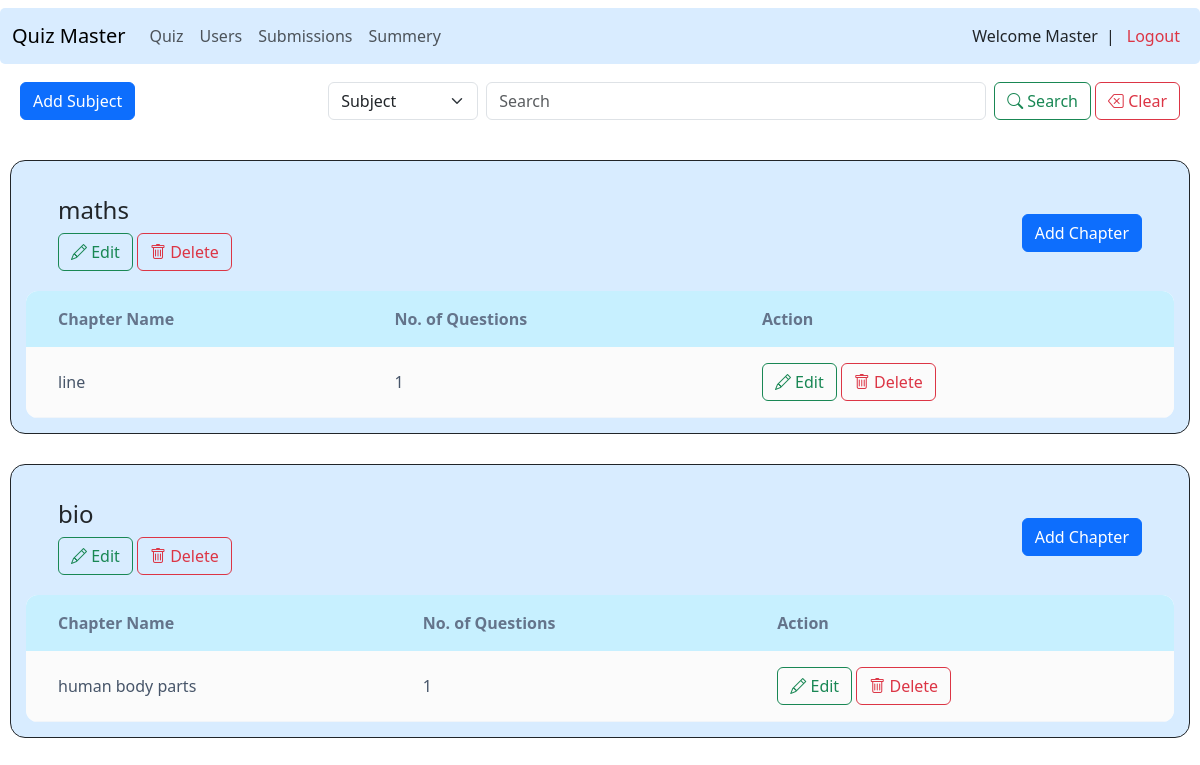
The app's page /master (signed in) with its own data.
### models.py (models this page shows)
class Subject(db.Model):
    __tablename__ = 'subject'
    id = db.Column(db.Integer, primary_key=True)
    name = db.Column(db.String(80), unique=True, nullable=False)
    discription = db.Column(db.String(120), nullable=False)
    chapters = db.relationship('Chapter', backref='subject', lazy=True, cascade="all, delete-orphan")

class Chapter(db.Model):
    __tablename__ = 'chapter'
    id = db.Column(db.Integer, primary_key=True)
    name = db.Column(db.String(80), unique=True, nullable=False)
    discription = db.Column(db.String(120), nullable=False)
    subject_id = db.Column(db.Integer, db.ForeignKey('subject.id'))
    questions = db.relationship('Question', backref='chapter', lazy=True , cascade="all, delete-orphan")
    quizzes = db.relationship('Quiz', backref='chapter', lazy=True , cascade="all, delete-orphan")

### routes.py (the view, shortened to what this page needs)
@app.route('/master')
@master_required
def master():
    user=User.query.get(session['user_id'])
    subjects= Subject.query.all()
    parameter = request.args.get('parameter')
    query = request.args.get('query')
    parameters = {'subject':'Subject', 'chapter':'Chapter'}
    return render_template('masterdashboard.html', user=user, subjects=subjects, parameters=parameters)

### routes.py (called while the page is built)
def master_required(f):
    @wraps(f)
    def decorated_function(*args, **kwargs):
        if 'user_id' not in session:
            return redirect(url_for('login'))
        user = User.query.get(session['user_id'])
        if not user.is_master:
            return redirect(url_for('user'))
        return f(*args, **kwargs)
    return decorated_function

### templates/masterdashboard.html (shortened to what this page needs)
{% extends "layout.html" %}
{% block content %}
    <div class="headbar-1">
        <div class="addsubject-1">
            <a href="{{url_for('addsubject')}}" class="btn btn-primary">Add Subject</a>
        </div>
        <div class="search ms-4">
            <form class="d-flex" role="search">
                <select name="parameter" id="parameter" class="form-select me-2">
                    {% for param in parameters %}
                    {% if param==parameter %}
                        <option value="{{param}}" selected>{{parameters[param]}}</option>
                    {% else %}
                        <option value="{{param}}">{{parameters[param]}}</option>
                    {% endif %}
                    {% endfor %}
                </select>
                <input id="query" name="query"class="form-control me-2" type="search" placeholder="Search" aria-label="Search" value="{{query}}">
                <button class="btn btn-outline-success" type="submit"><i class='bi bi-search'></i> Search</button>
                <button class="btn btn-outline-danger ms-1" onclick="clearSearch()"><i class='bi bi-backspace'></i> Clear</button>
            </form>
        </div>
    </div>
    {% for subject in subjects %}
    <div class="subject-card">
        <div class="card-header">
            <div class="subject">
                <h4>{{subject.name}}</h4>
                <div class="action">
                    <a href="{{url_for('editsubject', id=subject.id)}} " class="btn btn-outline-success">
                        <i class="bi bi-pencil"></i> Edit
                    </a>
                    <a href="{{url_for('deletesubject', id=subject.id)}} " class="btn btn-outline-danger">
                        <i class="bi bi-trash"></i> Delete
                    </a>
                </div>
            </div>
            <div>
                <a href="{{url_for('addchapter',id=subject.id)}}" class="btn btn-primary">Add Chapter</a>
            </div>
        </div>
        <table class="chapter-table">
            <thead>
                <tr>
                    <th>Chapter Name</th>
                    <th>No. of Questions</th>
                    <th>Action</th>
                </tr>
            </thead>
            <tbody>
            {% for chapter in subject.chapters %}
                <tr>
                    <td>{{chapter.name}}</td>
                    <td>{{chapter.questions|length}}</td>
                    <td>
                        <a href="{{url_for('editchapter', id=chapter.id)}}" class="btn btn-outline-success">
                            <i class="bi bi-pencil"></i> Edit
                        </a>
                        <a href="{{url_for('deletechapter', id=chapter.id)}}" class="btn btn-outline-danger">
                            <i class="bi bi-trash"></i> Delete
                        </a>
                    </td>
                </tr>
            {% endfor %}
            </tbody>
        </table>
    </div>
    {% endfor %}
{% endblock  %}

### templates/masterdashboard.html (style rules this page uses)
body { background-color: #ffffff; font-family: 'Segoe UI', system-ui, -apple-system, sans-serif; }
.headbar-1 { display: flex; justify-content:space-between; align-items:center; background-color: rgba(166, 212, 231, 0); margin: 0px 10px 10px 10px; padding:10px; border-radius:10px; }
.chapter-table { border-radius: 12px; overflow: hidden; }
.search { display: flex; justify-content:center; }
.form-select { width:150px; }
.form-control { width: 500px;; }
.subject-card { background: white; border-radius: 15px; margin:30px 10px 30px 10px; padding:15px; background:rgba(216, 236, 255, 1); border: 1px solid; }
.card-header { padding: 1.25rem 2rem; background: rgba(185, 232, 247, 0); border-radius: 12px 12px 0 0; display: flex; justify-content: space-between; align-items: center; }
.chapter-table { width: 100%; border-collapse: collapse; background: white; }
.chapter-table th { padding: 1rem 2rem; background:rgb(199, 240, 255); color: #64748b; font-weight: 600; border-bottom: 2px solidrgb(15, 167, 55); }
.chapter-table td { padding: 1rem 2rem; background-color: #fbfbfb; border-bottom: 1px solid #f1f5f9; color: #475569; }

### records on screen
Subject: name "maths"
Chapter: name "line", questions|length "1"
Subject: name "bio"
Chapter: name "human body parts", questions|length "1"

### other values on screen
form field parameter "Subject"
